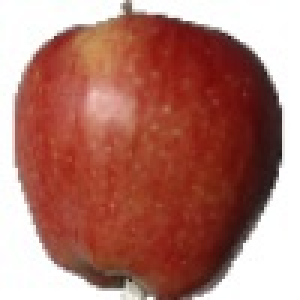
#> input picture kaggle_images/Apple/101_100.jpg, 100 x 100 px, given as the content of the folder ./photos_images, which was not available (shown 3 times larger)
$ python fruit_classification.py   (older library calls are emulated)
#> lines starting #> are read from the running program, lines starting #| are printed output that depends on the picture; after the words box and inside, x2 and y2 are one past the last pixel; in counts of white or black regions, pixels touching at a corner belong together; long printed decimals are rounded; pictures that were not available may be replaced by others from this repository, and a replacement may not be noted
### helpers/pre_process.py
import cv2
import numpy as np
import pandas as pd
from os import listdir
from string import digits

from extraction_functions.extract_color import *
from extraction_functions.extract_dimensions import *

def compute_hex(r,g,b):
    return int(hex(r)[2:]+hex(g)[2:]+hex(b)[2:],16)

# [59 lines left out: functions add_white_border, generate_train_dataset, not called in this run]


def generate_test_dataset():
    i = 0
    data = [[0 for x in range(10)] for y in range(200)]

    for img in listdir('./photos_images'):
        print("Generating test dataframe...")
        print(img)
        img_matrix = cv2.imread(str('./photos_images/' + img), 1)

        #extract image params
        print("Extracting color...")
        r, g, b = extract_color_threshold(img_matrix)

        print("Extracting dimensions...")
        w, h = extract_dimensions_threshold(img_matrix)

        #get fruit type from directory name, rgb format from extract_color and width_heigth_proportion from width and height
        rgb = ("rgb(%d,%d,%d)" % (r, g, b))
        width_heigth_proportion = w/h
        computed_hex = compute_hex(r, g, b)

        #get fruit type from image name, rgb format from extract_color and width_heigth_proportion from width and height
        fruit_type = img[:-4].translate({ord(k): None for k in digits}).capitalize()

        #insert data into data matrix
        data[i] =  [img, fruit_type, r, g, b, rgb, w, h, width_heigth_proportion, computed_hex]

        i = i + 1
        print('-'*60)


    #load data to dataframe
    test_df = pd.DataFrame(
        data=data,
        index=range(0,200),
        columns=['name', 'fruit_type', 'r', 'g', 'b', 'rgb()', 'width', 'height', 'width_heigth_proportion', 'computed_hex']
    )

    #filter dataframe to eliminate extra rows
    test_df = test_df[test_df['r'] != 0]
    sorted_test_df = test_df.sort_values(['width_heigth_proportion'])
    sorted_test_df.to_csv('test.csv')
    print(sorted_test_df)

def pre_process_image(img):
    img_matrix = cv2.imread(img, 1)

    #extract image params
    r, g, b = extract_color_threshold(img_matrix)


    w, h = extract_dimensions_threshold(img_matrix)

    #get fruit type from directory name, rgb format from extract_color and width_heigth_proportion from width and height
    rgb = ("rgb(%d,%d,%d)" % (r, g, b))
    width_heigth_proportion = w/h
    computed_hex = compute_hex(r, g, b)

    #insert data into data matrix
    return [r, g, b, width_heigth_proportion]

### extraction_functions/extract_color.py
import cv2
import numpy as np

def extract_color_threshold(img):
    img = cv2.cvtColor(img, cv2.COLOR_BGR2RGB)

    #converting image to graysclae and find threshold
    gray = cv2.cvtColor(img, cv2.COLOR_BGR2GRAY)
    gray = cv2.bilateralFilter(gray, 11, 17, 17)
    thresh = cv2.adaptiveThreshold(gray, 80, cv2.ADAPTIVE_THRESH_MEAN_C, cv2.THRESH_BINARY_INV, 11, 2)

    #enhance contours by dilating them
    kernel = cv2.getStructuringElement(cv2.MORPH_ELLIPSE,(9,9))
    dilated = cv2.dilate(thresh, kernel)

    #get edged image contours
    _, cnts, _  = cv2.findContours(dilated, cv2.RETR_EXTERNAL, cv2.CHAIN_APPROX_SIMPLE)

    #create a mask (black image) and draw contours of the fruit on the mask
    mask = np.zeros_like(img)

    #insert fruit area of original image onto a new image with black background
    cv2.fillPoly(mask, pts =cnts, color=(255,255,255))

    #put back all 3 color dimensions on the mask
    img2 = img.copy()
    mask[:,:,1] = mask[:,:,0]
    mask[:,:,2] = mask[:,:,0]
    img2[mask!=255] = 0

    #get all the rgb values for the mask
    r = img2[:,:,0]
    g = img2[:,:,1]
    b = img2[:,:,2]

    #filter all the rgb values for the mask to eliminate the ones that are 0 (black)
    r = r[r!=0]
    g = g[g!=0]
    b = b[b!=0]

    return [int(r.mean()), int(g.mean()), int(b.mean())]

### extraction_functions/extract_dimensions.py
import cv2
import numpy as np

def extract_dimensions_threshold(img):
    #converting image to graysclae to find threshold
    gray = cv2.cvtColor(img, cv2.COLOR_BGR2GRAY)
    gray = cv2.bilateralFilter(gray, 11, 17, 17)
    thresh = cv2.adaptiveThreshold(gray, 50, cv2.ADAPTIVE_THRESH_MEAN_C, cv2.THRESH_BINARY_INV, 11, 2)

    _, cnts, _  = cv2.findContours(thresh, cv2.RETR_EXTERNAL, cv2.CHAIN_APPROX_SIMPLE)

    # with each contour, draw boundingRect in green
    # a minAreaRect in blue
    minAreaRect = []
    boxes = []

    for i,c in enumerate(cnts):
        # get the bounding rect
        x, y, w, h = cv2.boundingRect(c)

        # get the min area rect
        rect = cv2.minAreaRect(c)
        box = cv2.boxPoints(rect)
        # convert all coordinates floating point values to int
        box = np.int0(box)
        minAreaRect = box
        boxes.append((i,box,w,h))

    #order all the contours by area from biggest to smallest
    boxes.sort(key=lambda x: x[2]*x[3], reverse=True)

    #now we want to select the second biggest box (since the biggest one is the contour of the whole image)
    minAreaRectangle = boxes[0][1]

    #show that this is the contour we want
    cv2.drawContours(img, [minAreaRectangle], 0, (255, 0, 0), 6)

    #get x and y points and width/height of the countour we selected
    x,y,w,h = cv2.boundingRect(minAreaRectangle)

    if w > h:
        temp = w
        w = h
        h = temp

    return [w, h]

### fruit_classification.py
import cv2
import numpy as np
import pandas as pd
from sklearn.neighbors import KNeighborsClassifier
from sklearn.preprocessing import OneHotEncoder
from os import listdir

from helpers.pre_process import *
from extraction_functions.extract_color import *
from extraction_functions.extract_dimensions import *


def train_k_neighbors_classifier():
    neigh = KNeighborsClassifier(n_neighbors=5)

    # df = pd.read_csv('./test.csv')
    df = pd.concat([pd.read_csv('./test.csv'), pd.read_csv('./train.csv')])

    n1 = int(len(df)*0.8)
    df = df.sample(frac=1)
    y = df['fruit_type']

    cols = [0, 1, 2, 6, 7, 8, 10]
    df = df.drop(df.columns[cols], axis=1)

    df1 = df[:n1]
    df2 = df[n1:]


    y1 = y[:n1]
    y2 = y[n1:]

    x1 = df1.values
    x2 = df2.values

    neigh.fit(x1, y1)
    neigh.kneighbors_graph()
    y2p = neigh.predict(x2)

    results = pd.DataFrame({'y2': y2p, 'y': y2})
    results['score'] = results['y2']==results['y']

    score = int(sum(results['score'])/len(results) * 100)

    print('SCORE: ', score, '%')
    return neigh

def classify_fruit(model, img):
    x = np.asarray(pre_process_image(img))
    X = np.asmatrix(x)

    print(X)
    y = model.predict(X)
    print(y)

def main():
    # generate_train_dataset()
    generate_test_dataset()
#> in generate_test_dataset, img_matrix is the input picture: shape (100, 100, 3); mean B, G, R 109.4, 119.8, 175.3
#> in extract_color_threshold, `thresh = cv2.adaptiveThreshold(gray, 80, cv2.ADAPTIVE_THRESH_MEAN_C, c..`: thresh: shape (100, 100); values 0 (black) and 80 (white), 33.4% white; 20 white regions (17 under 20 px), largest, box (x1, y1, x2, y2) and area: (5, 0, 94, 100) 3183, (49, 60, 56, 67) 37, (63, 41, 69, 52) 35
#> in extract_color_threshold, `dilated = cv2.dilate(thresh, kernel)`:
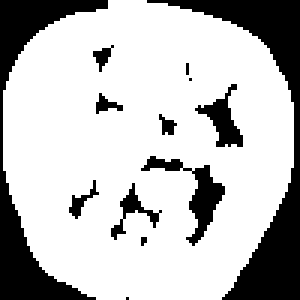
#> dilated: shape (100, 100) (shown 3 times larger); values 0 (black) and 80 (white), 74.9% white; 13 black regions (4 under 20 px)
#> in extract_color_threshold, `_, cnts, _  = cv2.findContours(dilated, cv2.RETR_EXTERNAL, cv2.CHAIN_A..`: cnts = 1 contour; box (x1, y1, x2, y2) and area: (1, 0, 98, 100) 7884
#> in extract_color_threshold, `cv2.fillPoly(mask, pts =cnts, color=(255,255,255))`: mask: shape (100, 100, 3); 80.3% white; 3 black regions (1 under 20 px), largest, box (x1, y1, x2, y2) and area: (49, 0, 100, 100) 1104, (0, 0, 36, 100) 861
#> in extract_color_threshold, `img2[mask!=255] = 0`:
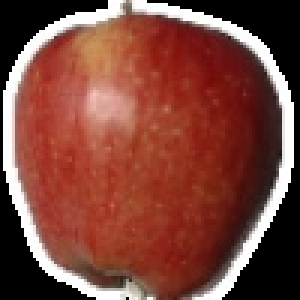
#> img2: shape (100, 100, 3) (shown 3 times larger); mean R, G, B 125.3, 69.8, 59.4
#> in extract_color_threshold, `r = img2[:,:,0]`:
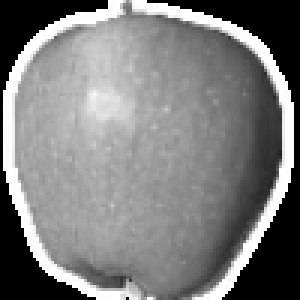
#> r: shape (100, 100) (shown 3 times larger); min 0, max 255, mean 125.3
#> in extract_color_threshold, `b = img2[:,:,2]`:
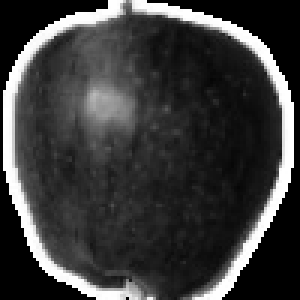
#> b: shape (100, 100) (shown 3 times larger); min 0, max 255, mean 59.4
#> in extract_color_threshold, `r = r[r!=0]`: r = 8034 values, max 255 at index 1, min 30 at index 4246, mean 156
#> in extract_color_threshold, `g = g[g!=0]`: g = 8034 values, max 255 at index 3, min 10 at index 1814, mean 86.88
#> in extract_color_threshold, `b = b[b!=0]`: b = 8034 values, max 255 at index 0, min 5 at index 1814, mean 73.96
#> in generate_test_dataset, `r, g, b = extract_color_threshold(img_matrix)`: r = 156; g = 86; b = 73
#> in extract_dimensions_threshold, `gray = cv2.cvtColor(img, cv2.COLOR_BGR2GRAY)`:
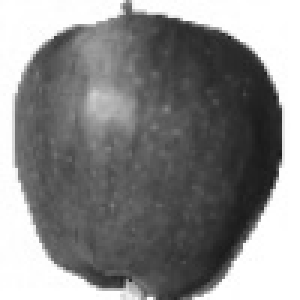
#> gray: shape (100, 100) (shown 3 times larger); min 26, max 255, mean 135.2
#> in extract_dimensions_threshold, `thresh = cv2.adaptiveThreshold(gray, 50, cv2.ADAPTIVE_THRESH_MEAN_C, c..`:
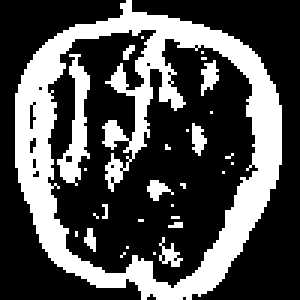
#> thresh: shape (100, 100) (shown 3 times larger); values 0 (black) and 50 (white), 31.3% white; 29 white regions (22 under 20 px)
#> in extract_dimensions_threshold, `_, cnts, _  = cv2.findContours(thresh, cv2.RETR_EXTERNAL, cv2.CHAIN_AP..`: cnts = 1 contour; box (x1, y1, x2, y2) and area: (5, 0, 94, 100) 6710
#> the loop in extract_dimensions_threshold, `for i,c in enumerate(cnts):` made 1 pass
#> (x, y, w, h, rect, minAreaRect) on pass 1: (5, 0, 89, 100, ((46.65, 50.55), (93.6, 91.39), -71.57), [[75, 109], [-11, 80], [18, -8], [104, 20]])
#> after the loop in extract_dimensions_threshold, `for i,c in enumerate(cnts):`: boxes = [(0, [[75, 109], [-11, 80], [18, -8], [104, 20]], 89, 100)]
#> in extract_dimensions_threshold, `minAreaRectangle = boxes[0][1]`: minAreaRectangle = [[75, 109], [-11, 80], [18, -8], [104, 20]]
#> in extract_dimensions_threshold, `cv2.drawContours(img, [minAreaRectangle], 0, (255, 0, 0), 6)`:
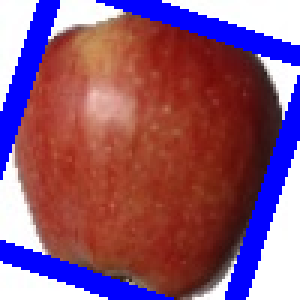
#> img: shape (100, 100, 3) (shown 3 times larger); 16.44% of pixels changed, all inside (x1, y1, x2, y2) = (0, 0, 100, 100)
#> in extract_dimensions_threshold, `x,y,w,h = cv2.boundingRect(minAreaRectangle)`: x = -11; y = -8; w = 116; h = 118
#> in generate_test_dataset, `w, h = extract_dimensions_threshold(img_matrix)`: w = 116; h = 118
#> in generate_test_dataset, `rgb = ("rgb(%d,%d,%d)" % (r, g, b))`: rgb = 'rgb(156,86,73)'
#> in generate_test_dataset, `width_heigth_proportion = w/h`: width_heigth_proportion = 0.983
#> in generate_test_dataset, `computed_hex = compute_hex(r, g, b)`: computed_hex = 10245705
#> in generate_test_dataset, `test_df = pd.DataFrame( data=data, index=range(0,200), columns=['name'..`: test_df = table of 200 rows and 10 columns
#> in generate_test_dataset, `test_df = test_df[test_df['r'] != 0]`: test_df = table of 1 rows and 10 columns
#> (printed output is left out)
    model = train_k_neighbors_classifier()
#> (reads test.csv from the repository)
#> (reads train.csv from the repository)

    for img in listdir('./images_to_classify'):
        if img == '.DS_Store':
            continue

        print(img)
        classify_fruit(model, './images_to_classify/' + img)
#> in pre_process_image, `r, g, b = extract_color_threshold(img_matrix)`: r = 156; g = 86; b = 73
#> the loop in extract_dimensions_threshold (call 2), `for i,c in enumerate(cnts):` made 1 pass
#> in pre_process_image, `w, h = extract_dimensions_threshold(img_matrix)`: w = 116; h = 118
#> in pre_process_image, `rgb = ("rgb(%d,%d,%d)" % (r, g, b))`: rgb = 'rgb(156,86,73)'
#> in pre_process_image, `width_heigth_proportion = w/h`: width_heigth_proportion = 0.983
#> in pre_process_image, `computed_hex = compute_hex(r, g, b)`: computed_hex = 10245705
#> in classify_fruit, `x = np.asarray(pre_process_image(img))`: x = [156, 86, 73, 0.983]
#> in classify_fruit, `X = np.asmatrix(x)`: X = [[156, 86, 73, 0.983]]
#| [[156.          86.          73.           0.9831]]
        print("-"*40)

#> (the run stopped early here; a loop or call above may not have finished)
